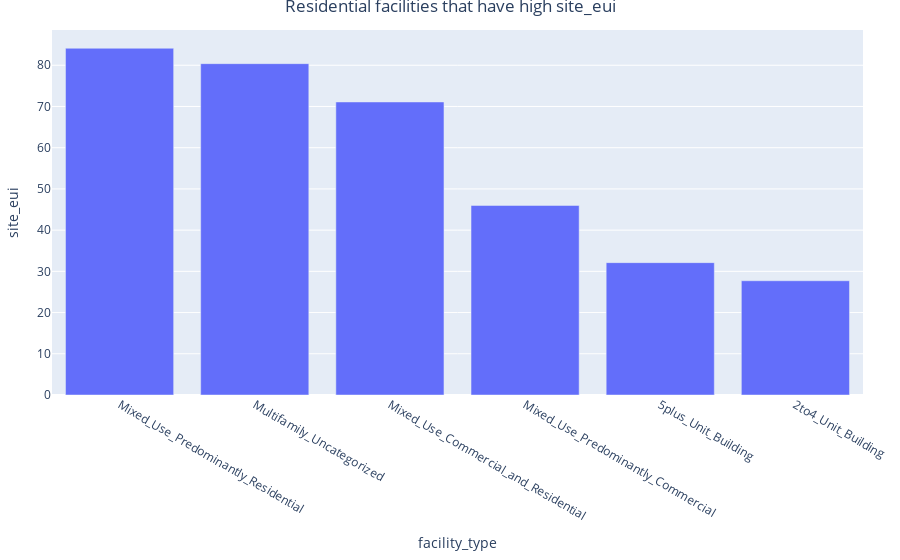

This figure's notebook cell:
### Code cell
import plotly.express as px
df_res = df[df['building_class'] == 'Residential']
df_res_group = df_res.groupby("facility_type")['site_eui'].agg('median').reset_index().sort_values(by ='site_eui', ascending = False)
fig = px.bar(df_res_group, x="facility_type", y="site_eui")
fig.update_layout(title_text='Residential facilities that have high site_eui', title_x=0.5, title_y=1, margin=dict(t=30, l=30, r=30, b=30))
fig.show()

### Figure 1 — Plotly figure (JSON) as saved in the notebook; plotly's stock layout.template omitted (floating-point values rounded to 4 significant figures)
{"data": [{"alignmentgroup": "True", "hovertemplate": "facility_type=%{x}<br>site_eui=%{y}<extra></extra>", "legendgroup": "", "marker": {"color": "#636efa", "pattern": {"shape": ""}}, "name": "", "offsetgroup": "", "orientation": "v", "showlegend": false, "textposition": "auto", "type": "bar", "x": ["Mixed_Use_Predominantly_Residential", "Multifamily_Uncategorized", "Mixed_Use_Commercial_and_Residential", "Mixed_Use_Predominantly_Commercial", "5plus_Unit_Building", "2to4_Unit_Building"], "xaxis": "x", "y": [84.13, 80.39, 71.09, 45.99, 32.11, 27.72], "yaxis": "y"}], "layout": {"barmode": "relative", "legend": {"tracegroupgap": 0}, "margin": {"b": 30, "l": 30, "r": 30, "t": 30}, "title": {"text": "Residential facilities that have high site_eui", "x": 0.5, "y": 1}, "xaxis": {"anchor": "y", "domain": [0, 1], "title": {"text": "facility_type"}}, "yaxis": {"anchor": "x", "domain": [0, 1], "title": {"text": "site_eui"}}}}
